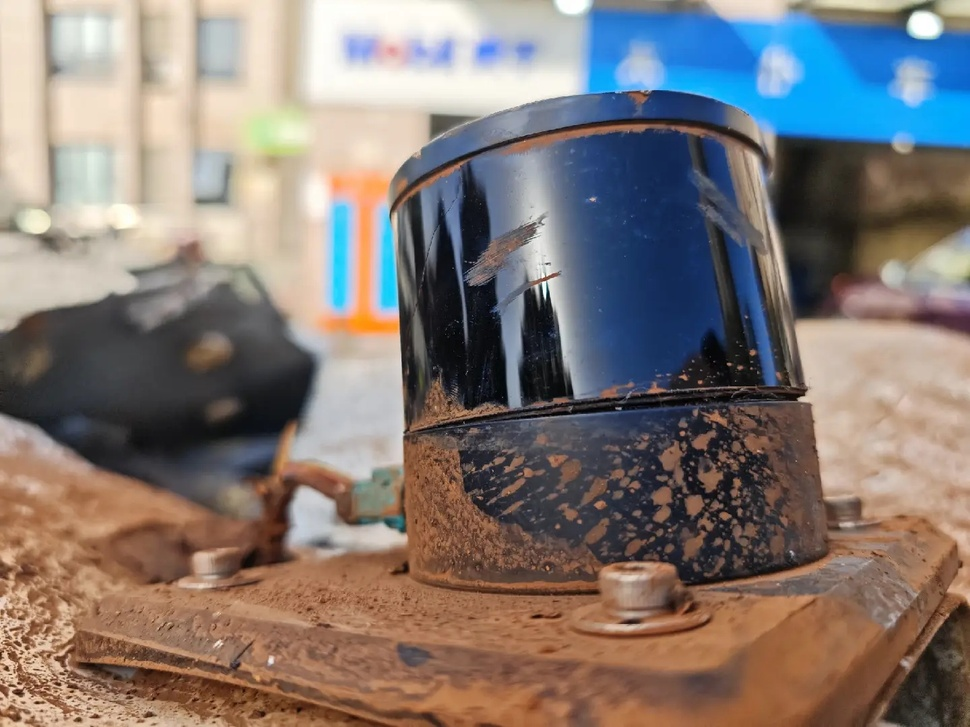
#> input picture py_script/CV2/potor/20251201-134136.jpg, 970 x 727 px, shrunk from 1440 x 1080 before the run, found by its file name
$ python diff_angle.py
#> lines starting #> are read from the running program, lines starting #| are printed output that depends on the picture; after the words box and inside, x2 and y2 are one past the last pixel; in counts of white or black regions, pixels touching at a corner belong together
import cv2
import numpy as np

def detect_sensor_angle_roi(image_path, sensor_roi=None):
    """
    在指定ROI区域内检测传感器角度
    sensor_roi: (x, y, width, height) 传感器区域
    """

    # 读取图像
    img = cv2.imread(image_path)
#> img is the input picture: shape (727, 970, 3); mean B, G, R 116.5, 121, 130.9
    if img is None:
        print("无法读取图片")
        return None

    # 如果没有提供ROI，手动选择或使用默认值
    if sensor_roi is None:
        # 这里需要根据你的图片调整
        # 假设传感器在图像中心区域
        height, width = img.shape[:2]
#> height = 727; width = 970
        sensor_roi = (width//4, height//4, width//2, height//2)
#> sensor_roi = (242, 181, 485, 363)

    x, y, w, h = sensor_roi
#> x = 242; y = 181; w = 485; h = 363
    roi_img = img[y:y+h, x:x+w]
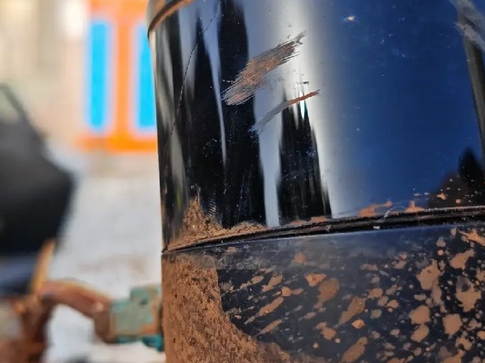
#> roi_img: shape (363, 485, 3); mean B, G, R 102.7, 97.3, 99.2

    # 转换为HSV颜色空间，更容易分离传感器
    hsv = cv2.cvtColor(roi_img, cv2.COLOR_BGR2HSV)
#> hsv: shape (363, 485, 3); mean H, S, V 79.5, 79.2, 118.5

    # 根据传感器颜色设置阈值（需要根据实际传感器颜色调整）
    # 假设传感器是深色（黑色或深灰色）
    lower = np.array([0, 0, 0])
    upper = np.array([180, 255, 100])
    mask = cv2.inRange(hsv, lower, upper)
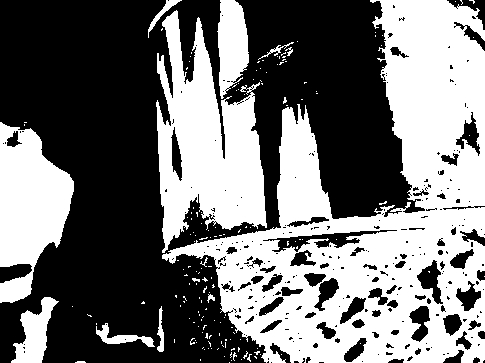
#> mask: shape (363, 485); 45.7% white; 166 white regions (153 under 20 px), largest, box (x1, y1, x2, y2) and area: (162, 0, 485, 363) 51961, (156, 10, 267, 253) 14751, (0, 122, 74, 303) 8354

    # 形态学操作，去除噪点
    kernel = np.ones((3,3), np.uint8)
    mask = cv2.morphologyEx(mask, cv2.MORPH_CLOSE, kernel)
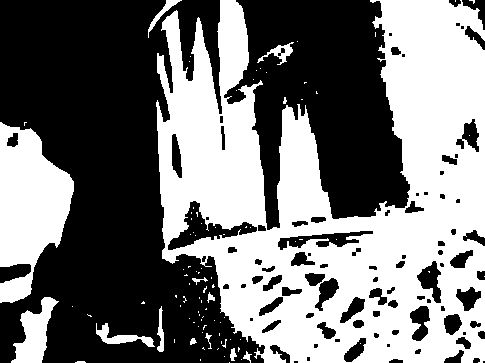
#> mask: shape (363, 485); 47.2% white; 93 white regions (80 under 20 px), largest, box (x1, y1, x2, y2) and area: (156, 0, 485, 363) 71441, (0, 122, 74, 303) 8385, (11, 297, 59, 363) 1536
    mask = cv2.morphologyEx(mask, cv2.MORPH_OPEN, kernel)
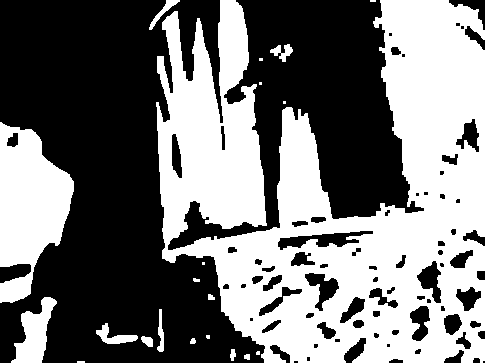
#> mask: shape (363, 485); 46.7% white; 21 white regions (8 under 20 px)

    # 查找传感器轮廓
    contours, _ = cv2.findContours(mask, cv2.RETR_EXTERNAL, cv2.CHAIN_APPROX_SIMPLE)
#> contours = 21 contours, 9 with area under 20; largest, box (x1, y1, x2, y2) and area: (156, 0, 485, 363) 76336, (0, 122, 74, 303) 8250, (11, 297, 57, 363) 1425, (96, 323, 138, 344) 306, (149, 0, 180, 30) 166

    if not contours:
        print("未找到传感器轮廓")
        return None

    # 选择最大的轮廓（假设传感器是最大的物体）
    largest_contour = max(contours, key=cv2.contourArea)
#> largest_contour = contour of 1014 points, box (x1, y1, x2, y2) (156, 0, 485, 363), area 76336

    # 计算最小外接矩形
    rect = cv2.minAreaRect(largest_contour)
#> rect = ((320, 181), (362, 328), -90)
    angle = rect[2]
#> angle = -90

    # 调整角度范围到0-90度
    if angle < -45:
        angle = 90 + angle
#> angle = 0
    elif angle > 45:
        angle = angle - 90

    return abs(angle)

# 使用示例
# angle = detect_sensor_angle_roi(image_path)
# print(f"传感器角度: {angle:.2f}°")


# 使用示例
image_path = '/root/work/py_script/CV2/potor/20251201-134136.jpg'
angles_need = detect_sensor_angle_roi(image_path)
#> angles_need = 0
print(angles_need)
#| 0.0
need_angle = 90
diff = 2  # ±2°

if angles_need is not None:
    print(f"实际{angles_need} - 工装{need_angle}")
#| 实际0.0 - 工装90
    bad = abs(angles_need - need_angle)
#> bad = 90
    if bad > 5:
        print(f"角度超差：{bad}°")
#| 角度超差：90.0°
    else:
        print(f"角度符合预期：{int(need_angle)}°")

$ run again, with py_script/CV2/potor/20251201-141230.jpg copied over py_script/CV2/potor/20251201-134136.jpg
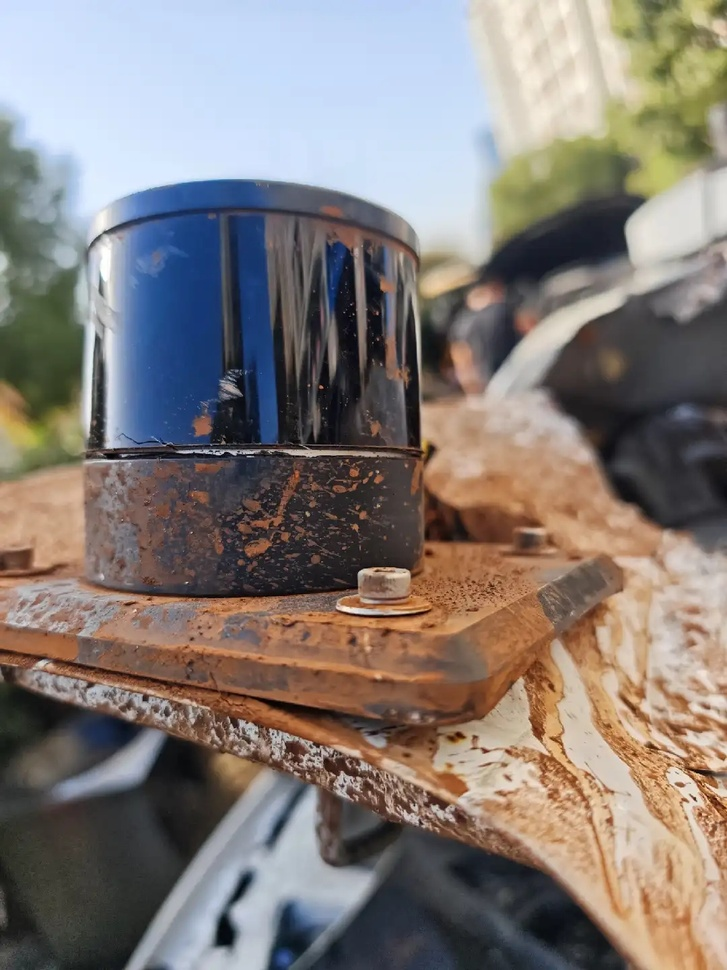
#> input picture py_script/CV2/potor/20251201-141230.jpg, 727 x 970 px, shrunk from 1080 x 1440 before the run, found by its file name
#> in detect_sensor_angle_roi, img is the input picture: shape (970, 727, 3); mean B, G, R 119.5, 124.1, 132.3
#> in detect_sensor_angle_roi, `roi_img = img[y:y+h, x:x+w]`:
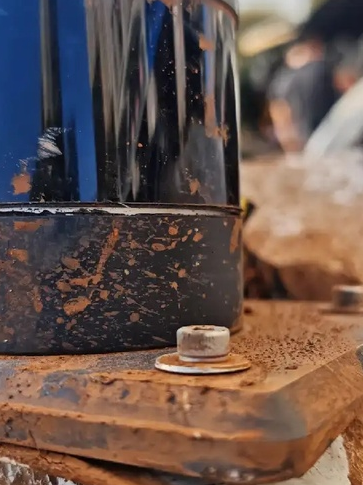
#> roi_img: shape (485, 363, 3); mean B, G, R 76.8, 84.3, 104.2
#> hsv: shape (485, 363, 3); mean H, S, V 50.7, 93.4, 112.3
#> in detect_sensor_angle_roi, `mask = cv2.morphologyEx(mask, cv2.MORPH_OPEN, kernel)`:
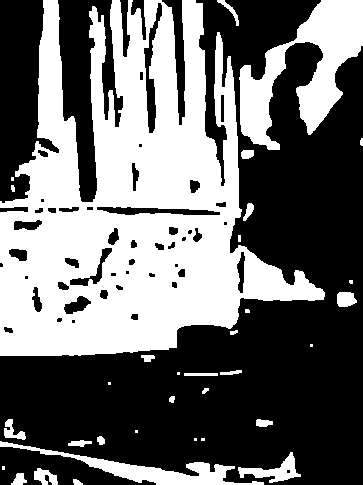
#> mask: shape (485, 363); 42.7% white; 34 white regions (10 under 20 px)
#> contours = 34 contours, 15 with area under 20; largest, box (x1, y1, x2, y2) and area: (0, 0, 325, 356) 64722, (239, 0, 363, 150) 7512, (0, 441, 264, 485) 2269, (238, 452, 301, 483) 630, (337, 292, 357, 307) 220
#> largest_contour = contour of 718 points, box (x1, y1, x2, y2) (0, 0, 325, 356), area 64722
#> rect = ((162, 177.5), (355, 324), -90)
#> in detect_sensor_angle_roi, `angle = rect[2]`: angle = -90
#> in detect_sensor_angle_roi, `angle = 90 + angle`: angle = 0
#| 0.0
#| 实际0.0 - 工装90
#> bad = 90
#| 角度超差：90.0°
